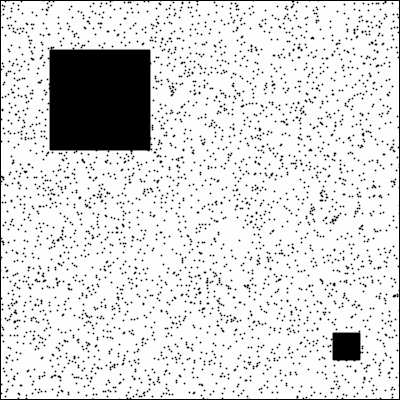
Frame 1 (no input)
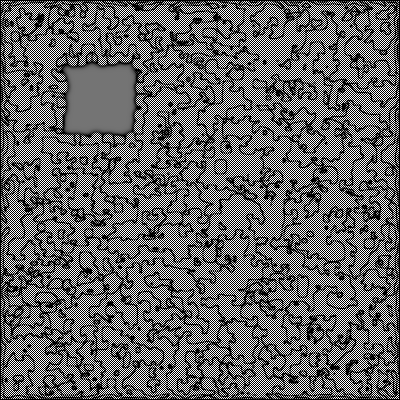
Frame 60 (no input)
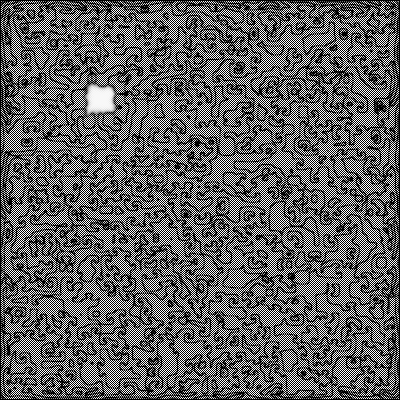
Frame 120 (the mouse pressed at the canvas centre since frame 60)

The p5.js sketch that drew these frames (run headless with seeded random() and noise() and a simulated clock; from frame 60 on, the mouse is pressed at the canvas centre):

// p5.js sketch
// ── sketch.js
//https://www.karlsims.com/rd.html

var grid;
var next;



//play around with these values
//originals: 1, 0.5, 0.055, 0.062
var dA = 1.3
var dB = 1.5
var feed = 0.055
var k = 0.062


function setup() {
  createCanvas(400, 400);
  pixelDensity(1)

  grid = []
  next = []
  for(var x=0;x<width;x++){
    grid[x] = [];
    next[x] = [];
    for(var y=0;y<height;y++){
      grid[x][y] = {a: 1, b:0}
      next[x][y] = {a: 1, b:0}
    } 
  }

  for (var i = 50; i < 150; i++) {
    for (var j = 50; j < 150; j++) {
      grid[i][j].b = 1;
    }
  }

  for (var i = 333; i < 360; i++) {
    for (var j =333; j < 360; j++) {
      grid[i][j].b = 1;
    }
  }

  for(var i = 0; i<4000;i++){
    grid[floor(random(400))][floor(random(400))].b = 1
  }

}

function draw() {
  background(0)

  for(var x=1;x<width-1;x++){
    for(var y=1;y<height-1;y++){
      var a = grid[x][y].a
      var b = grid[x][y].b
      next[x][y].a = a + dA*laplaceA(x,y) - a*b*b + feed*(1-a)
      next[x][y].b = b + dB*laplaceB(x,y) + a*b*b - (k + feed)*b

      next[x][y].a = constrain(next[x][y].a, 0, 1);
      next[x][y].b = constrain(next[x][y].b, 0, 1);
    }
  }

  loadPixels()

  for(var x=1;x<width-1;x++){
    for(var y=1;y<height-1;y++){
      var pix = (x+y*width)*4
      var a = next[x][y].a
      var b = next[x][y].b
      var c = floor((a-b)*255)
      c = constrain(c,0,255)
      pixels[pix+0]=c
      pixels[pix+1]=c
      pixels[pix+2]=c
      pixels[pix+3]=255
    }
  }

  updatePixels(); 

  swap()
}

function swap(){
  var temp=grid
  grid=next;
  next=temp;
}

function laplaceA(x,y){
  var sumA = 0
  sumA +=grid[x][y].a*-1
  sumA +=grid[x-1][y].a*0.2
  sumA +=grid[x+1][y].a*0.2
  sumA +=grid[x][y+1].a*0.2
  sumA +=grid[x][y-1].a*0.2
  sumA +=grid[x-1][y-1].a*0.05
  sumA +=grid[x+1][y-1].a*0.05
  sumA +=grid[x+1][y+1].a*0.05
  sumA +=grid[x-1][y+1].a*0.05
  return sumA
}

function laplaceB(x,y){
  var sumB = 0
  sumB +=grid[x][y].b*-1
  sumB +=grid[x-1][y].b*0.2
  sumB +=grid[x+1][y].b*0.2
  sumB +=grid[x][y+1].b*0.2
  sumB +=grid[x][y-1].b*0.2
  sumB +=grid[x-1][y-1].b*0.05
  sumB +=grid[x+1][y-1].b*0.05
  sumB +=grid[x+1][y+1].b*0.05
  sumB +=grid[x-1][y+1].b*0.05
  return sumB
}
